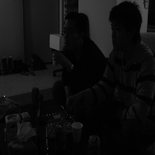
#> input picture histogram_equalization/image/test2.png, 155 x 155 px, shrunk from 635 x 634 before the run
$ python histogram_equalization_handle.py
#> lines starting #> are read from the running program, lines starting #| are printed output that depends on the picture
# Cân bằng histogram

import numpy as np
import os
import cv2
import matplotlib.pyplot as plt


# compute histogram
def compute_hist(img):
    hist = np.zeros((256,), np.uint8)
    h, w = img.shape[:2]
    for i in range(h):
        for j in range(w):
            hist[img[i][j]] += 1
    return hist


def print_histogram(img, title, number):
    hist = compute_hist(img)
    plt.figure(number)
    plt.title(title)
    plt.xlabel('scale value')
    plt.ylabel('pixel')
    plt.xlim([0.0, 255.0])  # Số mức xám biểu thị trên trục
    plt.plot(hist)
    save_path = "./output_image_handle/"
    save_name = str(title).replace(" ", "")
    save = save_path + save_name
    plt.savefig(save)


# cân bằng histogram
def equal_hist(hist):
    cumulator = np.zeros_like(hist, np.float64)
    for i in range(len(cumulator)):
        cumulator[i] = hist[:i].sum()  # t(g)
    new_hist = (cumulator - cumulator.min()) / (cumulator.max() - cumulator.min()) * 255
    new_hist = np.uint8(new_hist)
    return new_hist


def equalization_histogram_gray_img(img):
    print_histogram(img, "Histogram Origin Image Gray", 1)
    cv2.imshow('Origin Image', img)

    hist = compute_hist(img).flatten()

    new_hist = equal_hist(hist)

    # change new_hist to img
    img_equalized = img
    h, w = img_equalized.shape[:2]
    for i in range(h):
        for j in range(w):
            img_equalized[i, j] = new_hist[img_equalized[i, j]]

    cv2.imshow('Image Equalized', img_equalized)
    cv2.imwrite("./output_image_handle/img_equalized_Gray.png", img_equalized)
    print_histogram(img_equalized, "Histogram Img Equalized Gray", 2)

    plt.show()
    cv2.waitKey(0)
    cv2.destroyAllWindows()


def histogram_equalization_BGR(img):
    img_hsv = cv2.cvtColor(img, cv2.COLOR_BGR2HSV)

    print_histogram(img, "Histogram Origin Image BGR", 1)
    cv2.imshow('Origin Image', img)

    # equalization_histogram in V channels (V-Value: độ sáng của màu sắc)

    hist = compute_hist(img_hsv[:, :, 2]).flatten()

    new_hist = equal_hist(hist)

    # change new_hist to img
    img_equalized = img_hsv
    img_equalized_v = img_equalized[:, :, 2]
    h, w = img_equalized_v.shape[:2]
    for i in range(h):
        for j in range(w):
            img_equalized_v[i, j] = new_hist[img_equalized_v[i, j]]
    img_equalized[:, :, 2] = img_equalized_v
    img_equalized = cv2.cvtColor(img_equalized, cv2.COLOR_HSV2BGR)

    cv2.imshow('Image Equalized', img_equalized)
    cv2.imwrite("./output_image_handle/img_equalized_BGR.png", img_equalized)
    print_histogram(img_equalized, "Histogram Img Equalized BGR", 2)

    plt.show()
    cv2.waitKey(0)
    cv2.destroyAllWindows()


if __name__ == '__main__':
    # test gray
    path_1 = "./image/test2.png"
    img_1 = cv2.imread(path_1)
#> img_1 is the input picture: shape (155, 155, 3); min 0, max 133, mean 15.3
    equalization_histogram_gray_img(img_1)
#> in print_histogram, `hist = compute_hist(img)`: hist = 256 values, max 246 at index 6, min 0 at index 87, mean 27.85
#> after the loop in equal_hist, `for i in range(len(cumulator)):`: cumulator = 256 values from 0 to 7129
#> in equal_hist, `new_hist = (cumulator - cumulator.min()) / (cumulator.max() - cumulato..`: new_hist = 256 values from 0 to 255
#> after the loop in equalization_histogram_gray_img, `for i in range(h):`:
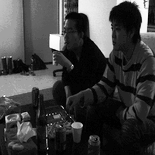
#> img_equalized: shape (155, 155, 3); min 0, max 254, mean 62.6

    # test rgb
    path_2 = "./image/low_contrast.png"
    img_2 = cv2.imread(path_2)
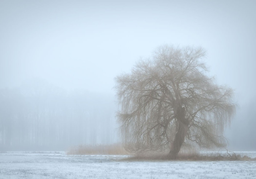
#> input picture histogram_equalization/image/low_contrast.png, 256 x 179 px, shrunk from 1049 x 732 before the run
#> img_2 is the input picture: shape (179, 256, 3); mean B, G, R 213.4, 202.1, 188.4
    histogram_equalization_BGR(img_2)
#> in histogram_equalization_BGR, `img_hsv = cv2.cvtColor(img, cv2.COLOR_BGR2HSV)`: img_hsv: shape (179, 256, 3); mean H, S, V 93.2, 30.2, 214.3
#> call 3 of print_histogram, with title = 'Histogram Origin Image BGR', number = 1
#> in print_histogram (call 3), `hist = compute_hist(img)`: hist = 256 values, max 253 at index 144, min 0 at index 0, mean 66.01
#> in print_histogram (call 3), `plt.savefig(save)`:
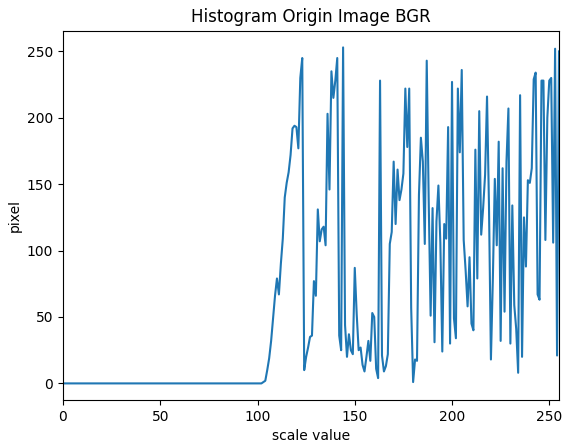
#> figure drawn by matplotlib, 1 panel; curve peaks at x = 144, y = 253
#> in histogram_equalization_BGR, `hist = compute_hist(img_hsv[:, :, 2]).flatten()`: hist = 256 values, max 253 at index 220, min 0 at index 0, mean 76
#> in histogram_equalization_BGR, `new_hist = equal_hist(hist)`: new_hist = 256 values from 0 to 255
#> in histogram_equalization_BGR, `img_equalized_v = img_equalized[:, :, 2]`:
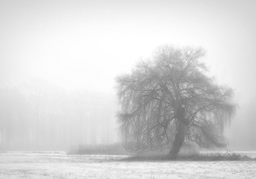
#> img_equalized_v: shape (179, 256); min 108, max 255, mean 214.3
#> after the loop in histogram_equalization_BGR, `for i in range(h):`:
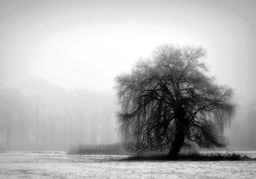
#> img_equalized_v: shape (179, 256); min 0, max 255, mean 178.6
#> in histogram_equalization_BGR, `img_equalized[:, :, 2] = img_equalized_v`: img_equalized: shape (179, 256, 3); mean H, S, V 93.2, 30.2, 178.6
#> in histogram_equalization_BGR, `img_equalized = cv2.cvtColor(img_equalized, cv2.COLOR_HSV2BGR)`:
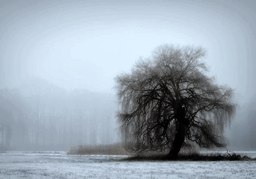
#> img_equalized: shape (179, 256, 3); mean B, G, R 178.3, 167.2, 154.9
#> call 4 of print_histogram, with title = 'Histogram Img Equalized BGR', number = 2
#> in print_histogram (call 4), `hist = compute_hist(img)`: hist = 256 values, max 255 at index 124, min 0 at index 45, mean 122.4
#> in print_histogram (call 4), `plt.savefig(save)`:
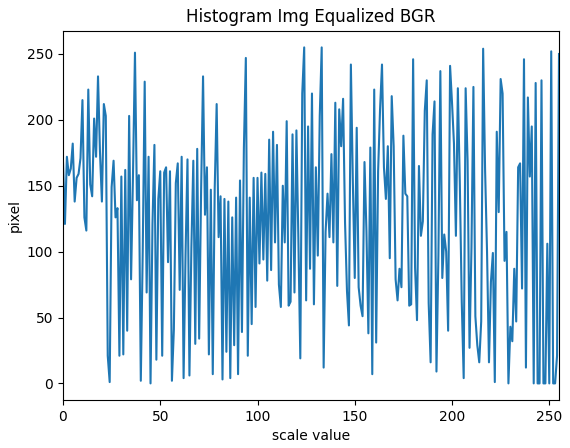
#> figure drawn by matplotlib, 1 panel; curve peaks at x = 124, y = 255
